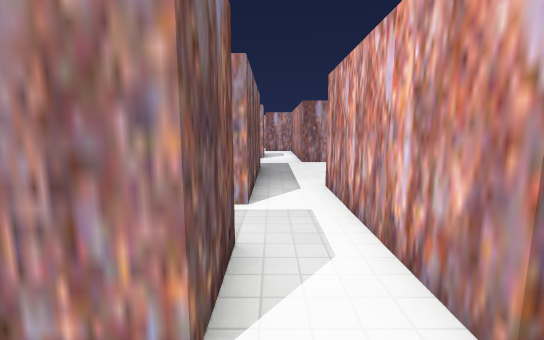
View 1 (above)

23 first-person views from a walk through a Godot game level. The camera is 1.5 m above the floor, tilts 8° down and sees 90° across. The floor is counted in squares, 1 m on a side. Each view is taken from the middle of a square. On the plan, view 1 faces up. The plan holds only what a view shows up to about 14 squares ahead; the rest is blank. Characters and animated objects are left out. Some surface patterns are stand-ins.

View 2
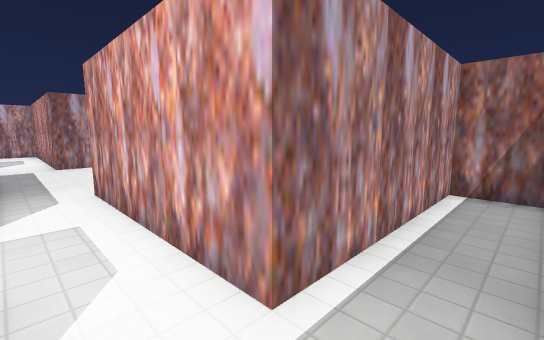

View 3
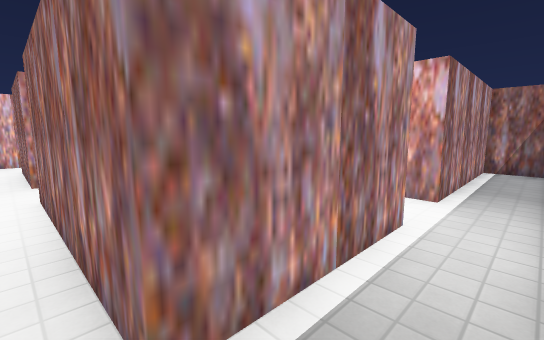

View 4
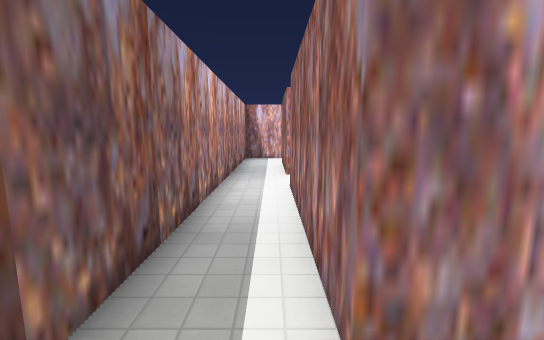

View 5
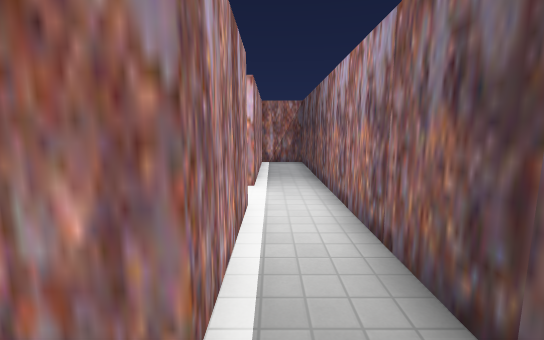

View 6
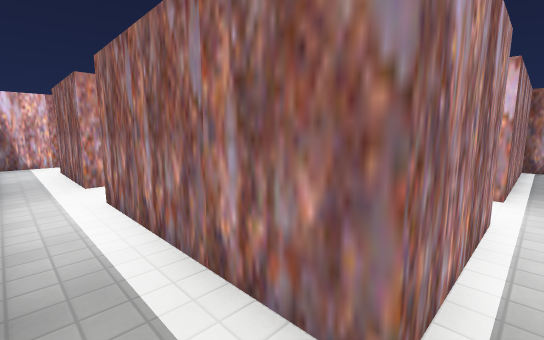

View 7
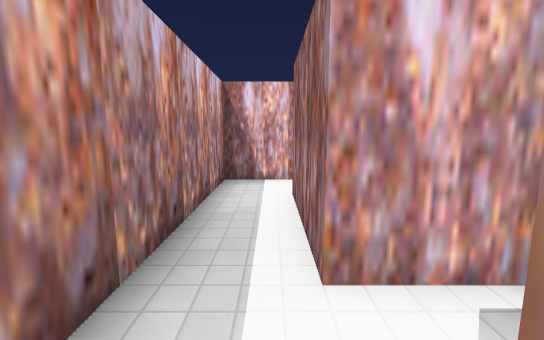

View 8
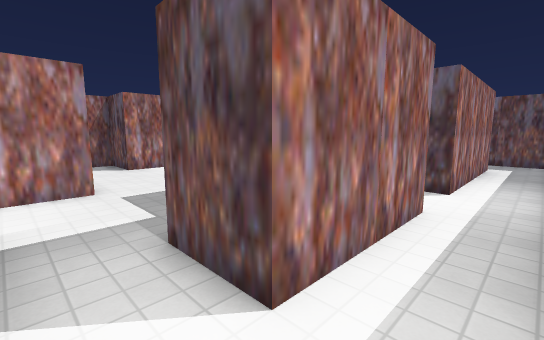

View 9
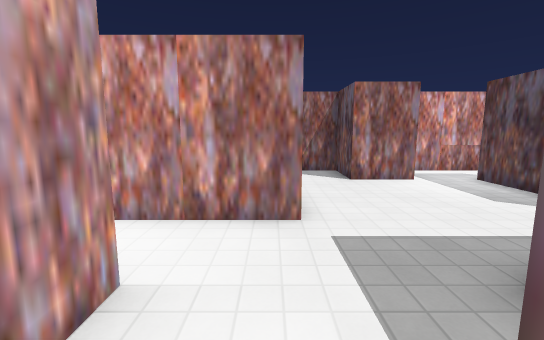

View 10
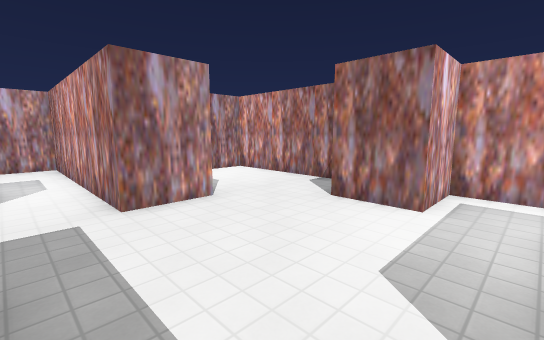

View 11
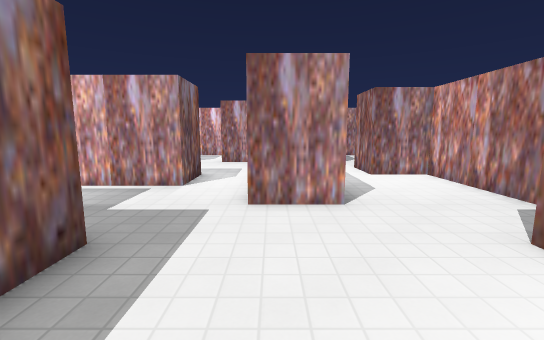

View 12
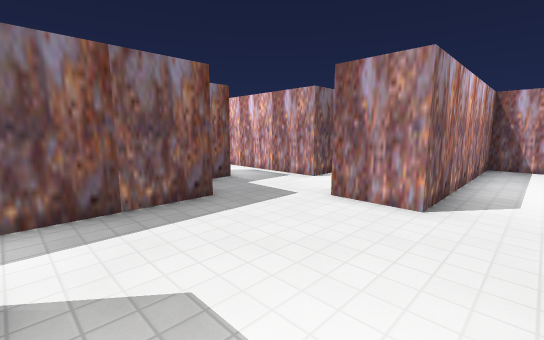

View 13
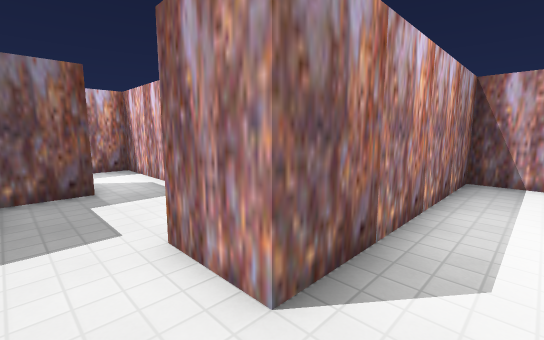

View 14
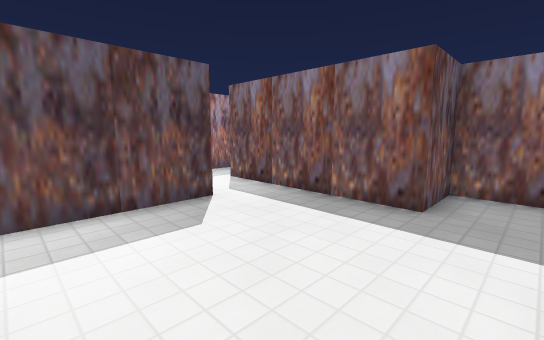

View 15
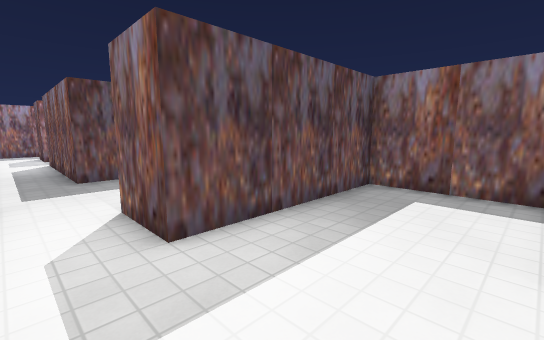

View 16
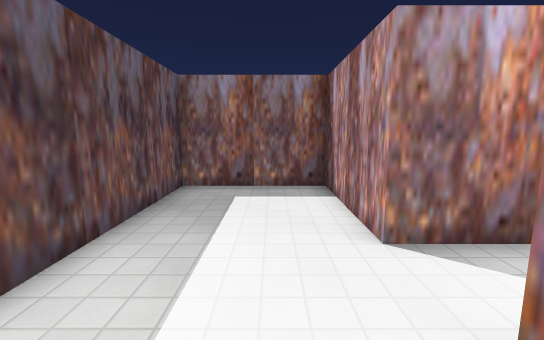

View 17
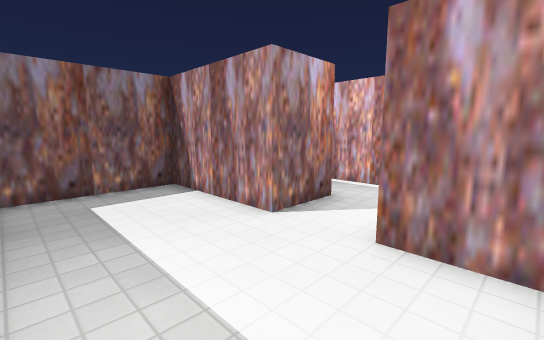

View 18
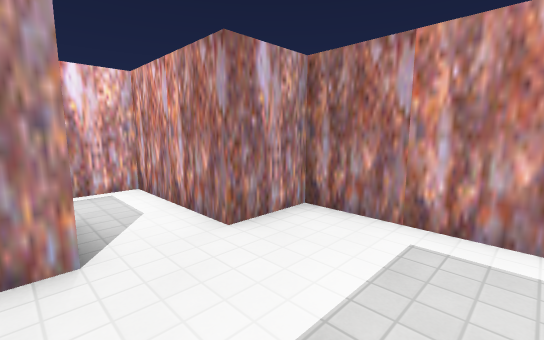

View 19
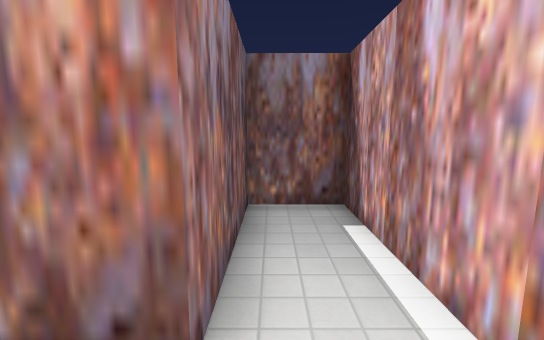

View 20
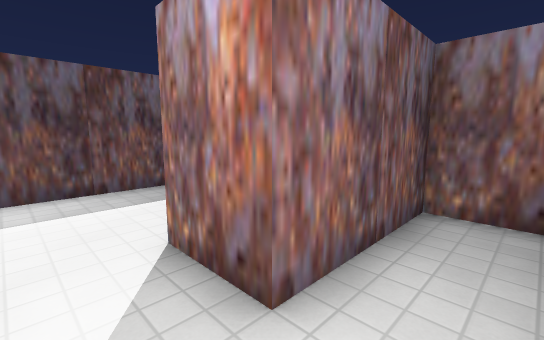

View 21
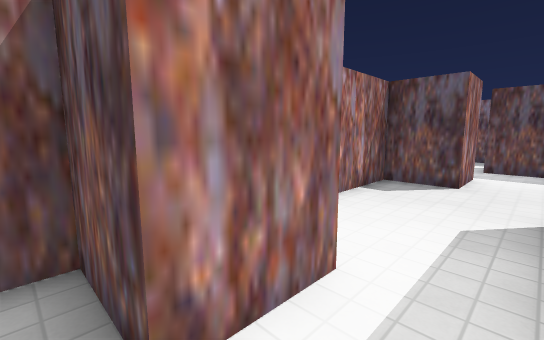

View 22
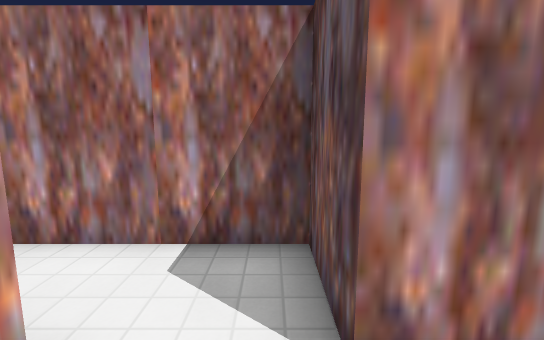

View 23
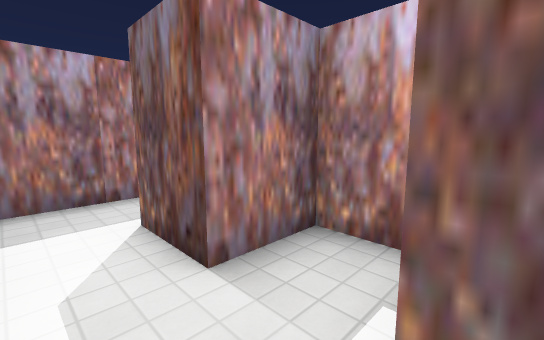

### Floor plan
Points are (right, up) in squares from view 1. A wall is a line through its corners. A room is listed if a view was taken in it or the views show most of it. See-through windows are left out.
Room 1 (views 1, 2, 3, 4, 5, 6, 7, 8)
walls: (-2.4, 9.5) (-4.5, 9.5) (-4.5, 13.5); (-6.1, -0.5) (7.5, -0.5) (7.5, 1.5) (1.5, 1.5); (-0.5, 1.5) (-4.5, 1.5) (-4.5, 7.5) (-3.9, 7.5); (-4.5, 15.5) (-6.5, 15.5) (-6.5, 1.4)
ways out: opening at (-3.5, 14.5) to room 2; opening at (0.5, 2.5) to room 6
Room 2 (views 9, 10, 11, 12, 13, 14, 23)
walls: (3.5, 17.5) (3.5, 13.5) (1.5, 13.5) (1.5, 17.5); (-0.5, 17.5) (-0.5, 15.5) (-4.5, 15.5); (1.5, 5.5) (1.5, 7.5) (5.5, 7.5); (-4.5, 13.5) (-2.5, 13.5) (-2.5, 11.5) (-0.5, 11.5) (-0.5, 5.5); (7.5, 7.6) (7.5, 9.5) (5.5, 9.5) (5.5, 11.5) (7.5, 11.5) (7.5, 17.5) (5.5, 17.5)
ways out: opening at (-3.5, 14.5) to room 1; opening at (0.5, 16.5) to room 3; opening at (4.5, 18.5) to room 5; opening at (0.5, 6.5) to room 6; opening at (6.5, 6.5)
Room 3 (views 15, 16, 17, 18)
walls: (-2.5, 23.5) (-2.5, 21.5) (-6.5, 21.5) (-6.5, 17.5) (-0.5, 17.5); (1.5, 17.5) (1.5, 21.5) (-0.5, 21.5) (-0.5, 23.5)
ways out: opening at (0.5, 16.5) to room 2; opening at (-1.5, 22.5) to room 4
Room 4 (views 19, 20)
walls: (-0.5, 23.5) (-0.5, 25.5) (-6.5, 25.5) (-6.5, 23.5) (-2.5, 23.5)
ways out: opening at (-1.5, 22.5) to room 3
Room 5 (views 21, 22)
walls: (5.5, 21.5) (3.5, 21.5) (3.5, 17.5); (5.5, 17.5) (5.5, 19.5) (7.5, 19.5) (7.5, 21.5)
ways out: opening at (4.5, 18.5) to room 2; opening at (6.5, 22.5)
Room 6 (no view inside)
walls: (-0.5, 5.5) (-0.9, 5.5); (-2.5, 4.9) (-2.5, 3.5) (-0.5, 3.5) (-0.5, 1.5); (1.5, 1.5) (1.5, 5.5)
ways out: opening at (0.5, 2.5) to room 1; opening at (0.5, 6.5) to room 2

Where each view was taken, in squares from view 1:
view 1: 0 up, 0 right, facing up
view 2: 0 up, 0 right, facing up-right
view 3: 0 up, 5 left, facing up-right
view 4: 0 up, 5 left, facing up
view 5: 1 up, 6 left, facing right
view 6: 1 up, 6 left, facing up-right
view 7: 7 up, 5 left, facing up
view 8: 15 up, 6 left, facing down-right
view 9: 14 up, 3 left, facing right
view 10: 8 up, 0 right, facing up-right
view 11: 8 up, 2 right, facing up
view 12: 8 up, 5 right, facing up-left
view 13: 12 up, 5 right, facing up-left
view 14: 13 up, 5 right, facing down-left
view 15: 21 up, 1 right, facing down-left
view 16: 20 up, 1 right, facing left
view 17: 18 up, 1 right, facing up-left
view 18: 18 up, 3 left, facing up-right
view 19: 24 up, 1 left, facing left
view 20: 25 up, 1 left, facing down-left
view 21: 20 up, 4 right, facing down-right
view 22: 20 up, 4 right, facing right
view 23: 6 up, 1 right, facing down-left
